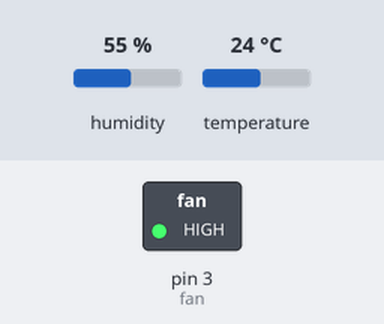
The sketch below on a simulated Arduino Nano, built with avr-gcc and run on an emulated ATmega328P. Parts: switched loads named in the sketch (green lamp = pin HIGH). The test bench sets the inputs (shaded band); at power-on: humidity 55 %, temperature 24 °C. What the sketch prints to the serial monitor is not drawn.

Above: at 0.1 s.
Timing chart, 0 to 1.6 s (numbered marks = the images above):
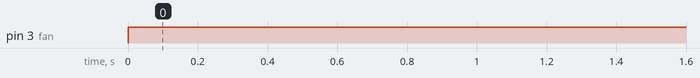

The sketch:

attic_fan.ino
```cpp
// Example testing sketch for various DHT humidity/temperature sensors
// Written by ladyada, public domain

#include "DHT.h"

#define DHTPIN 2     // what pin we're connected to

#define DHTTYPE DHT11   // DHT 11

const int fan = 3;
bool powerFan = false;

DHT dht(DHTPIN, DHTTYPE, 6);

void setup() {
  pinMode(fan, OUTPUT);
  Serial.begin(9600);
  Serial.println("DHTxx test!");

  dht.begin();
}

void loop() {
  if (powerFan){
    Serial.print("fan on");

    digitalWrite(fan, LOW);
  }else{
    Serial.print("fan off");
    digitalWrite(fan,HIGH);
  }
  // Wait a few seconds between measurements.
  delay(2000);

  // Reading temperature or humidity takes about 250 milliseconds!
  // Sensor readings may also be up to 2 seconds 'old' (its a very slow sensor)
  float h = dht.readHumidity();
  // Read temperature as Celsius
  float t = dht.readTemperature();
  // Read temperature as Fahrenheit
  float f = dht.readTemperature(true);

  // Check if any reads failed and exit early (to try again).
  if (isnan(h) || isnan(t) || isnan(f)) {
    Serial.println("Failed to read from DHT sensor!");
    return;
  }

  // Compute heat index
  // Must send in temp in Fahrenheit!
  float hi = dht.computeHeatIndex(f, h);

  Serial.print("Humidity: ");
  Serial.print(h);
  Serial.print(" %\t");
  Serial.print("Temperature: ");
  Serial.print(t);
  Serial.print(" *C ");
  Serial.print(f);
  Serial.print(" *F\t");
  Serial.print("Heat index: ");
  Serial.print(hi);
  Serial.println(" *F");
}
```

Measured:
- by itself, pin 3 (fan): LOW → HIGH at 0.00 s
